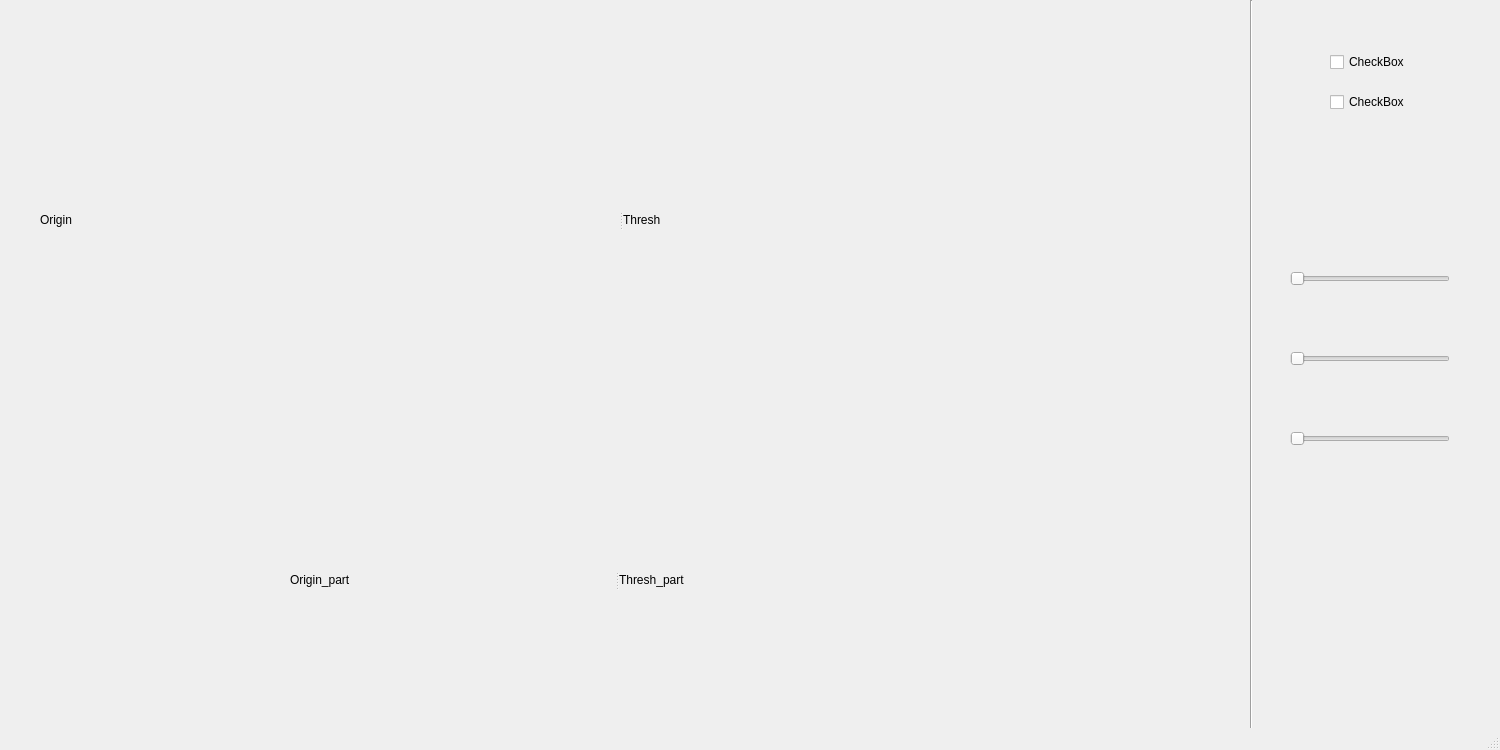
<?xml version="1.0" encoding="UTF-8"?>
<ui version="4.0">
 <class>MainWindow</class>
 <widget class="QMainWindow" name="MainWindow">
  <property name="geometry">
   <rect>
    <x>0</x>
    <y>0</y>
    <width>1500</width>
    <height>750</height>
   </rect>
  </property>
  <property name="minimumSize">
   <size>
    <width>1500</width>
    <height>750</height>
   </size>
  </property>
  <property name="windowTitle">
   <string>MainWindow</string>
  </property>
  <widget class="QWidget" name="centralwidget">
   <widget class="Line" name="line">
    <property name="geometry">
     <rect>
      <x>1250</x>
      <y>0</y>
      <width>3</width>
      <height>750</height>
     </rect>
    </property>
    <property name="orientation">
     <enum>Qt::Vertical</enum>
    </property>
   </widget>
   <widget class="QCheckBox" name="checkBox">
    <property name="geometry">
     <rect>
      <x>1330</x>
      <y>50</y>
      <width>88</width>
      <height>24</height>
     </rect>
    </property>
    <property name="text">
     <string>CheckBox</string>
    </property>
   </widget>
   <widget class="QCheckBox" name="checkBox_2">
    <property name="geometry">
     <rect>
      <x>1330</x>
      <y>90</y>
      <width>88</width>
      <height>24</height>
     </rect>
    </property>
    <property name="text">
     <string>CheckBox</string>
    </property>
   </widget>
   <widget class="QSlider" name="horizontalSlider">
    <property name="geometry">
     <rect>
      <x>1290</x>
      <y>270</y>
      <width>160</width>
      <height>18</height>
     </rect>
    </property>
    <property name="orientation">
     <enum>Qt::Horizontal</enum>
    </property>
   </widget>
   <widget class="QSlider" name="horizontalSlider_2">
    <property name="geometry">
     <rect>
      <x>1290</x>
      <y>350</y>
      <width>160</width>
      <height>18</height>
     </rect>
    </property>
    <property name="orientation">
     <enum>Qt::Horizontal</enum>
    </property>
   </widget>
   <widget class="QSlider" name="horizontalSlider_3">
    <property name="geometry">
     <rect>
      <x>1290</x>
      <y>430</y>
      <width>160</width>
      <height>18</height>
     </rect>
    </property>
    <property name="orientation">
     <enum>Qt::Horizontal</enum>
    </property>
   </widget>
   <widget class="QSplitter" name="splitter">
    <property name="geometry">
     <rect>
      <x>40</x>
      <y>20</y>
      <width>1161</width>
      <height>400</height>
     </rect>
    </property>
    <property name="orientation">
     <enum>Qt::Horizontal</enum>
    </property>
    <widget class="QLabel" name="origin_label">
     <property name="minimumSize">
      <size>
       <width>550</width>
       <height>400</height>
      </size>
     </property>
     <property name="text">
      <string>Origin</string>
     </property>
    </widget>
    <widget class="QLabel" name="Thresh_label">
     <property name="minimumSize">
      <size>
       <width>550</width>
       <height>400</height>
      </size>
     </property>
     <property name="text">
      <string>Thresh</string>
     </property>
    </widget>
   </widget>
   <widget class="QSplitter" name="splitter_2">
    <property name="geometry">
     <rect>
      <x>290</x>
      <y>460</y>
      <width>681</width>
      <height>240</height>
     </rect>
    </property>
    <property name="orientation">
     <enum>Qt::Horizontal</enum>
    </property>
    <widget class="QLabel" name="origin_label_part">
     <property name="text">
      <string>Origin_part</string>
     </property>
    </widget>
    <widget class="QLabel" name="Thresh_label_part">
     <property name="text">
      <string>Thresh_part</string>
     </property>
    </widget>
   </widget>
  </widget>
  <widget class="QMenuBar" name="menubar">
   <property name="geometry">
    <rect>
     <x>0</x>
     <y>0</y>
     <width>1500</width>
     <height>26</height>
    </rect>
   </property>
  </widget>
  <widget class="QStatusBar" name="statusbar"/>
 </widget>
 <resources/>
 <connections/>
</ui>
